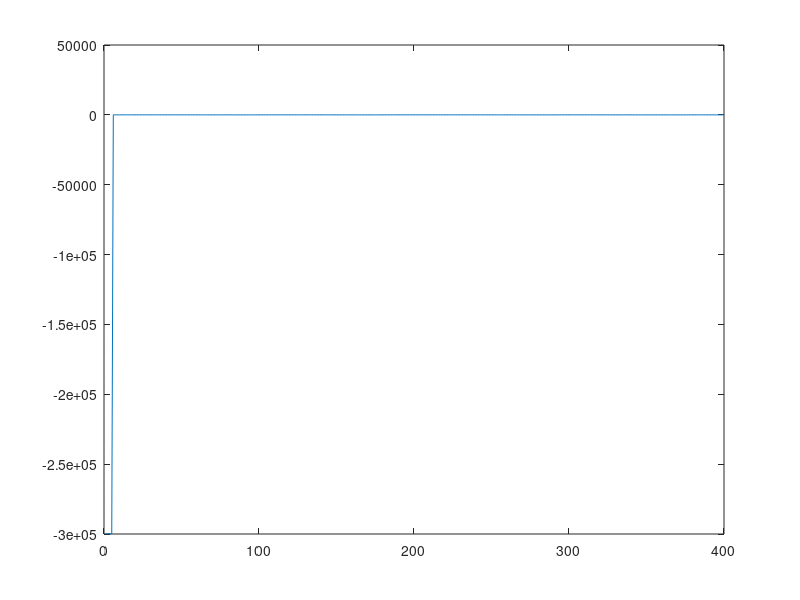
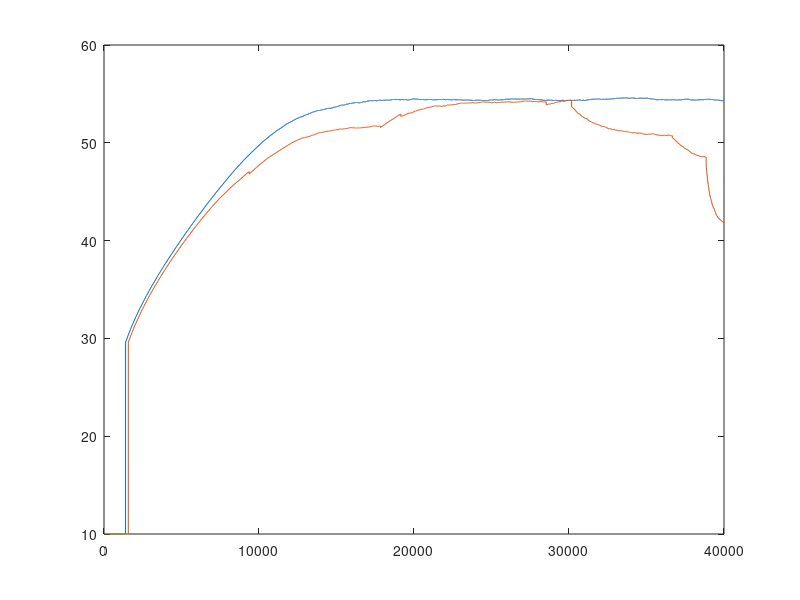

The MATLAB script that drew these images, in order:
multipath = load('trackingResults_PRN19_Inc_-2dB_180Mpath_40s.mat');
noMultipath = load('trackingResults_PRN19_WB_NoMpath_40s.mat');

chipMetres = 299792458/1.023e6;

codePhaseDiff = chipMetres.*(noMultipath.trackResults.codePhase - multipath.trackResults.codePhase);

figure(69)
plot(codePhaseDiff)

figure(70)
plot(noMultipath.trackResults.CNo)
hold on
plot(multipath.trackResults.CNo)
